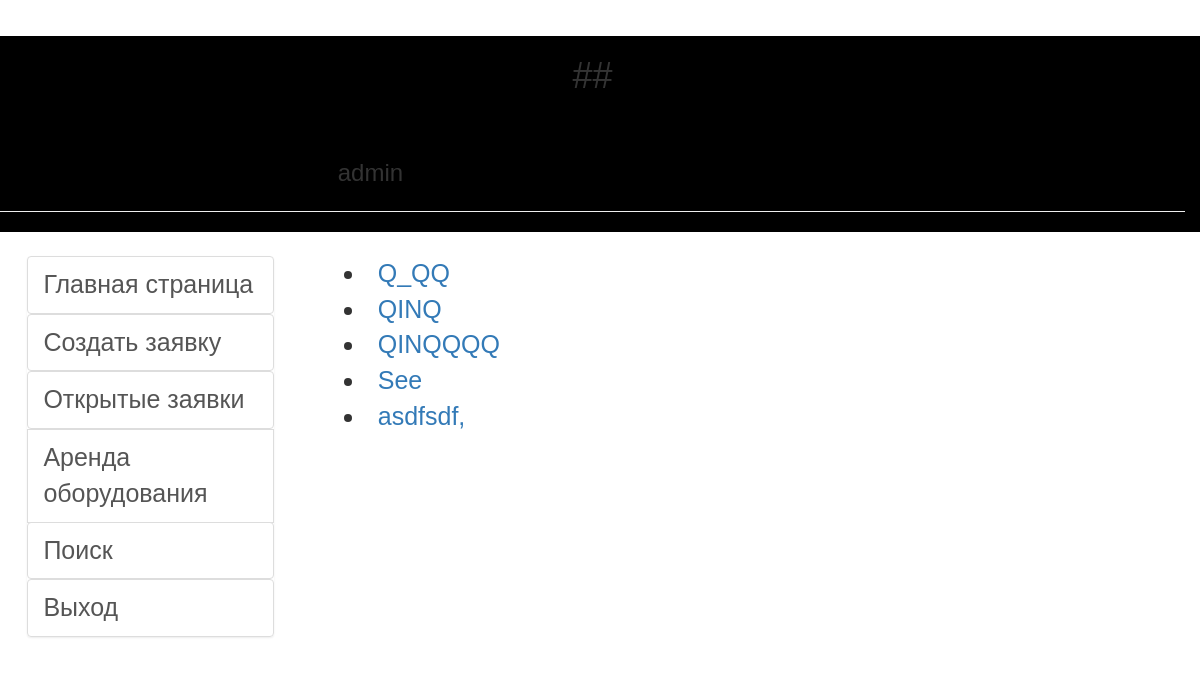
Screenshot of /blank/main (signed in) with the database file from the repository.
### blank/models.py (models this page shows, shortened)
class Profile(models.Model):
    date_creating = models.DateField(help_text='Дата регистрации', null=True, blank=True, default=now)
    name = models.CharField(help_text='Введите имя абонента', max_length=15)
    surname = models.CharField(help_text='Введите фамилию абонента',max_length=15)
    patronymic = models.CharField(help_text='Введите отчество абонента', max_length=20)
    address = models.CharField(help_text='Улица/Массив', max_length=20,)
    home = models.CharField(help_text='Введите номер дома', max_length=5)
    flat = models.CharField(help_text='Введите номер квартиры', max_length=5,)
    contact_number = models.CharField(help_text='Контактный номер абонента', max_length=30,)
    prefering_connection = models.DateField(help_text='Предпочитаемая дата подключения')
    datetimerange = models.DateField(help_text='Для фильтрации дат с отметками , ОТ -- К', null=True, blank=True, default=now)
    manager = models.ForeignKey(User,blank=True, null=True, on_delete=models.SET_NULL,)
    class Meta:
        permissions = (
            ("can_see_all_blank" , "View all blanks"),
                      )
    tarrif_plans = (
        ('s40', 'Скоростной 40'),
        ('s60', 'Скоростной 60'),
        ('s80', 'Скоростной 80'),
        ('s100', 'Скоростной 100'),
        ('s120','Скоростной 120'),
        ('s140', 'Скоростной 140'),
        ('s160', 'Скоростной 160'),
        ('s200', 'Скоростной 200'),
        ('s240', 'Скоростной 240'),
    )
    tarrif = models.CharField(blank=True ,choices= tarrif_plans , null=True , max_length=15)
    blank_status = (
        ('Открыта', 'Открыта'),
        ('Закрыта', 'Закрыта'),
                    )
    status = models.CharField(max_length=15, choices=blank_status, blank=True , null=True)
    def get_absolute_url(self):
        return reverse('my-ticket', args=[str(self.id)])

### blank/views.py (the view)
class Main(generic.ListView):
    model = Profile
    paginate_by = 15
    template_name = 'main.html'
    def get_queryset(self):
        return Profile.objects.filter(manager=self.request.user)

### templates/main.html (shortened to what this page needs)
<!DOCTYPE html>
<html>
<head>
    {% load static %}
    <link rel="stylesheet" type="text/css" href="{% static 'startup/css/style.css' %}">
    <link rel="stylesheet" type="text/css" href="{% static 'startup/css/bootstrap.css' %}">
    <link rel="stylesheet" type="text/css" href="{% static 'startup/css/bootstrap-theme.css' %}">
</head>
<body>
	<div class="row" style="margin-right: 0;"> ]
	<div class="col-lg-12" style="background-color:black;">
		<h1 align="center" style="margin-bottom: 60px;">##</h1>
		  		<div class='top'>
						{% if user.is_authenticated %}
	                	<h3 style="margin: 0 0 0 28.5%;">{{user.get_username}}</h3>
						{% endif %}
				</div>
	            <hr>
	</div>
        {% block sidebar %}
  		<div class="col-lg-3 col-md-3 col-sm-4" style="margin-top:3vh">
  			<div class="navigation">
                <ul class="nav list-group">
                    <li>
                        <a class="list-group-item" href="{% url 'main' %}">Главная страница</a>
                    </li>
                    <li>
						<a class="list-group-item" href="{% url 'blank-create' %}">Создать заявку</a>
                    </li>
                    <li>
                        <a class="list-group-item" href="{% url 'statusopen' %}">Открытые заявки</a>
                    </li>
                        <a class="list-group-item" href="{% url 'tes' %}">Аренда оборудования</a>
                    <li>
                        <a class="list-group-item" href="{% url 'search' %}">Поиск</a>
                    </li>
                    <li>
                        <a class="list-group-item" href="{% url "logout"%}?next={{request.path}}">Выход</a>
                </li>
                </ul>
            </div>
        </div>
        {% endblock %}
        {% block content %}
        <div class="col-lg-9 pull-right col-md-9 col-sm-8" style="margin-top:3vh">
        	<div class="wrapper">
			{% for prof in profile_list %}
				<li>
					<a href="{{prof.get_absolute_url}}">{{prof.name}}</a>
				</li>
			{% endfor %}
	        </div>
	        <div class="col-lg-12 col-md-12 col-sm-12" style="margin-top: 10px;">
	        </div>
	      </div>
	</div>
    {% endblock %}
</body>
</html>

### static/startup/css/style.css (style rules this page uses)
* { box-sizing: border-box; -moz-box-sizing: border-box; -webkit-box-sizing: border-box; font-family: arial; }
.top>* { display: inline-block; }
.navigation { margin-left: 10%; }
.wrapper { padding-left: 40px; }
@media screen and (max-width: 1680px) { * { font-size: 17px; } }
@media screen and (max-width: 1280px) { * { font-size: 25px; } }

### rows the page displays
Profile: name "Q_QQ"
Profile: name "QINQ"
Profile: name "QINQQQQ"
Profile: name "See"
Profile: name "asdfsdf,"

### other values shown
{{ user.get_username }} "admin"
